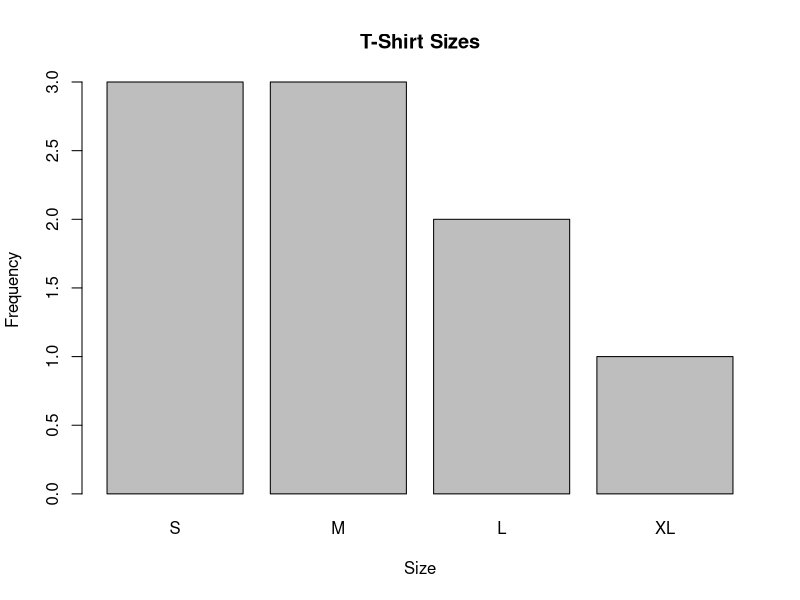
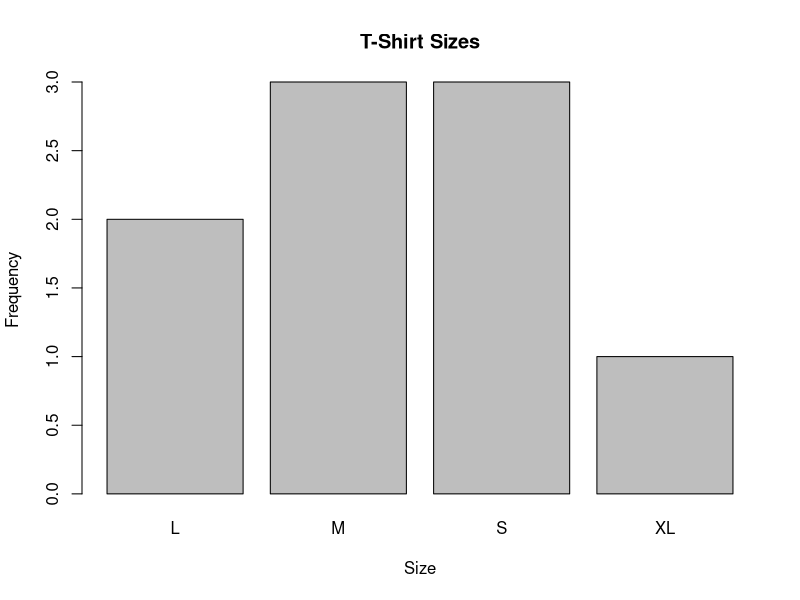

The R script that drew these images, in order:
#' # Lecture 11: Factors in R
#' `r Sys.Date()`
#'
#' In this lecture, we will learn about factors in R.
#'
#' Factors are used to represent categorical data in R. They are an essential
#' data structure for working with categorical variables. Factors are created
#' using the "factor()" function in R.
#'
#' Let's create a factor in R!
#'
#' Create a vector of categorical data We can use the c() function to create a
#' vector of categorical data. For example, let's create a vector of fruit
#' names.
fruit_vector <- c("apple", "banana", "cherry", "apple", "banana", "cherry")

#' Display the vector
print(fruit_vector)

#' Create a factor from the vector We can use the factor() function to convert a
#' vector of categorical data into a factor. The factor() function takes the
#' vector of data as an argument.
fruit_factor <- factor(fruit_vector)

#' Display the factor
print(fruit_factor)

#' Factors are displayed with their levels and corresponding indices. The levels
#' represent the unique categories in the factor. The indices represent the
#' position of each element in the factor.
#'
#' Factors are useful for representing categorical data in R.
#'
#' Let's explore factors further!
#'
#' Create a factor with specified levels We can specify the levels of a factor
#' using the levels argument of the factor() function. This allows us to define
#' the categories and order of the levels. Let's showcase this with a factor
#' representing the size of T-shirts.
size_vector <- c("S", "M", "L", "M", "S", "XL", "L", "S", "M")

#' Note that the levels, by default, are given by the order of appearance in the
#' data.
#'
#' Create a factor with specified levels
size_factor <- factor(size_vector)

#' Display the factor
print(size_factor)

#' The levels of the factor are automatically determined based on the unique
#' values in the data. In this case, the levels are "L", "M", "S", and "XL".
#' This is the default behavior of the factor() function. However, we can
#' specify the levels explicitly using the levels argument.
#'
#' Specify the levels of the factor We can specify the levels of a factor using
#' the levels argument of the factor() function. This allows us to define the
#' categories and order of the levels. Let's create a factor with specified
#' levels for the size of T-shirts.
size_factor_specified <- factor(size_vector, levels = c("S", "M", "L", "XL"))

#' Display the factor with specified levels
print(size_factor_specified)

#' The levels of the factor are now explicitly defined as "S", "M", "L", and
#' "XL".
#'
#' There is, however, a final step to improve the factor representation. We can
#' create an ordered factor to specify the order of the levels. This is useful
#' when the categories have a natural order, such as sizes or ratings. This is
#' also useful for statistical modeling and visualization.
#'
#' Create an ordered factor We can create an ordered factor by setting the
#' ordered argument to TRUE in the factor() function. This specifies that the
#' levels have a natural order.

#' Let's create an ordered factor for the size of T-shirts.
size_factor_ordered <- factor(size_vector,
                              levels = c("S", "M", "L", "XL"),
                              ordered = TRUE)

#' Display the ordered factor
print(size_factor_ordered)

#' Another syntax to create an ordered factor is to use the ordered() function.
#' This function allows us to create an ordered factor directly.
#'
#' Create an ordered factor using the ordered() function
size_factor_ordered <- ordered(size_vector, levels = c("S", "M", "L", "XL"))

#' Display the ordered factor
print(size_factor_ordered)

#' The ordered factor specifies that the levels have a natural order. This is
#' useful for representing categorical data with an inherent order, such as
#' sizes or ratings.
#'
#' Here is an example of how ordered factors can be useful in practice. Let's
#' say we have a dataset of T-shirt sizes and we want to sort them in ascending
#' order.

#' Sort the ordered factor
sorted_size_factor <- sort(size_factor_ordered)

#' Display the sorted factor
print(sorted_size_factor)

#' Or perhaps we want to index a subset of the data based on the order of the
#' levels using logical vectors.
#'
#' Index the ordered factor using logical vectors This will return the T-shirt
#' sizes that are greater than "S" and less than "XL".
subset_size_factor <- size_factor_ordered[size_factor_ordered > "S" &
                                            size_factor_ordered < "XL"]

#' Display the subset of the ordered factor
print(subset_size_factor)

#' As a final example, let us consider the implication for plotting data.
#' Ordered factors can be useful for creating ordered bar plots or box plots.
#' And failing to specify the order can lead to misleading visualizations. Let's
#' create a bar plot of the T-shirt sizes to illustrate this point.
#'
#' Create a bar plot of the ordered factor We can use the barplot() function to
#' create a bar plot of the ordered factor.
barplot(
  table(size_factor_ordered),
  main = "T-Shirt Sizes",
  xlab = "Size",
  ylab = "Frequency"
)

#' Here is an example what the bar plot would look like if the factor was not
#' ordered. Let's create a bar plot of the factor without specifying the order.
#'
#' Create a bar plot of the factor without specifying the order
barplot(table(size_factor),
        main = "T-Shirt Sizes",
        xlab = "Size",
        ylab = "Frequency")

#' The bar plot without the order specified does not reflect the natural order
#' of the sizes. This can lead to misleading visualizations and
#' misinterpretations of the data.
#'
#' Factors are a powerful data structure in R for working with categorical
#' variables. They allow us to represent and manipulate categorical data
#' efficiently.
#'
#' That's it for this lecture! In the next lecture, we will learn about control
#' structures in R.
